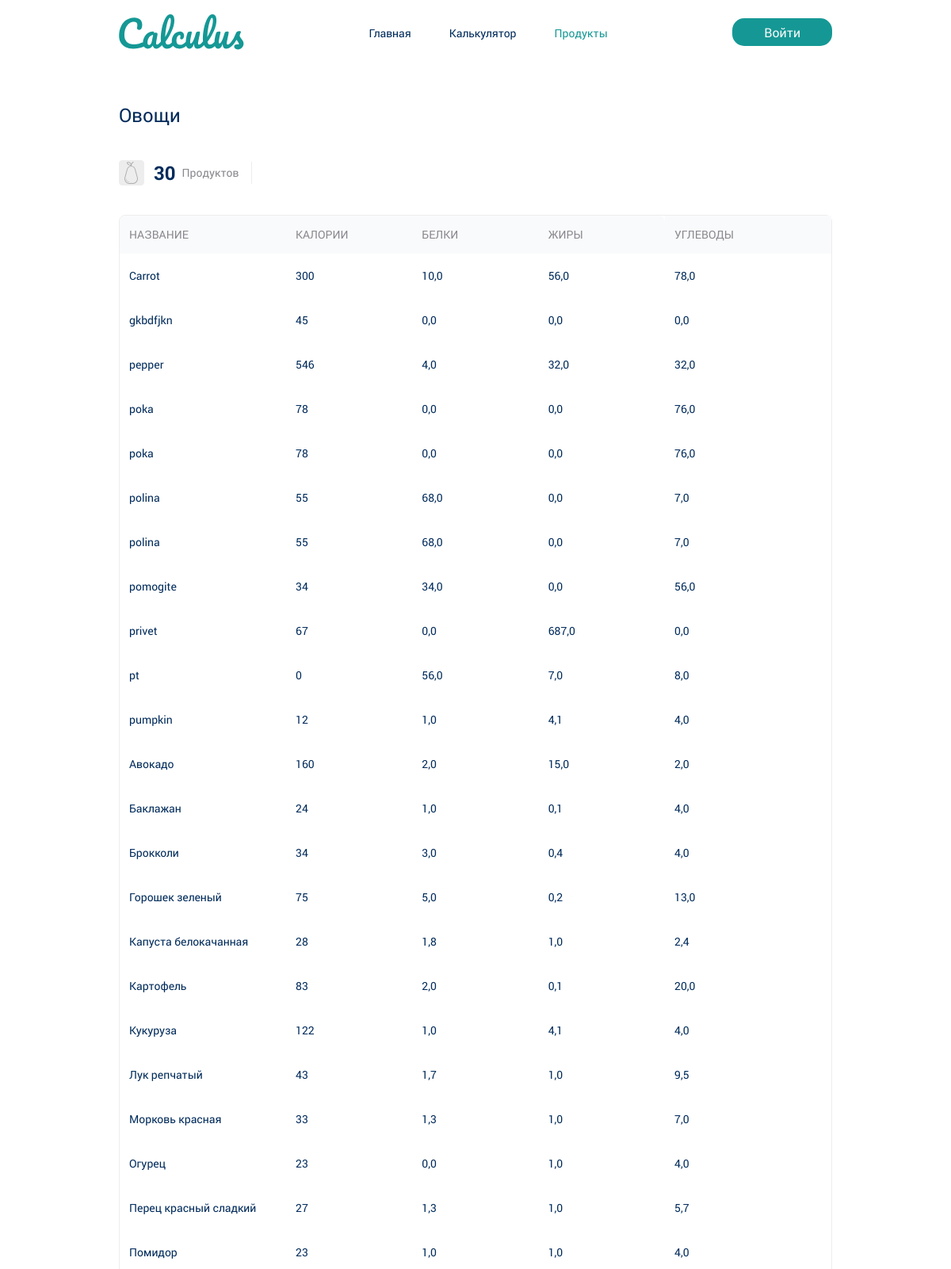
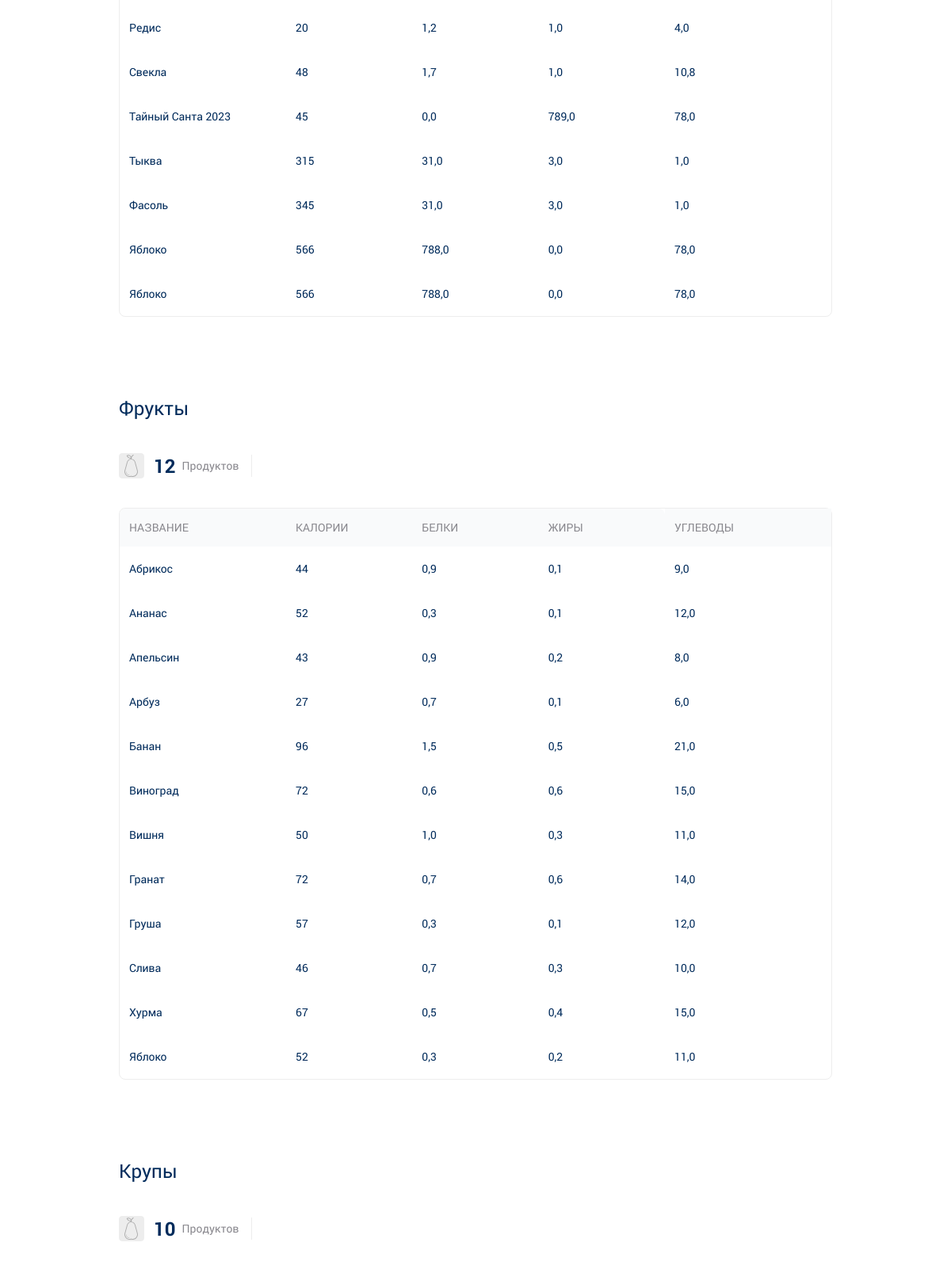
Screenshot of /products/ (upper part) with the database file from the repository (2 pictures, top to bottom).
### main/models.py (models this page shows, shortened)
class Vegetable(models.Model):
    name = models.CharField(max_length=200, verbose_name='Название')
    calories = models.IntegerField(verbose_name='Калории')
    proteins = models.FloatField(verbose_name='Белки')
    fats = models.FloatField(verbose_name='Жиры')
    carbohydrates = models.FloatField(verbose_name='Углеводы')
    history = HistoricalRecords()
    class Meta:
        verbose_name = 'Овощ'
        verbose_name_plural = 'Овощи'
        ordering = ['name']

class Fruit(models.Model):
    name = models.CharField(max_length=200, verbose_name='Название')
    calories = models.IntegerField(verbose_name='Калории')
    proteins = models.FloatField(verbose_name='Белки')
    fats = models.FloatField(verbose_name='Жиры')
    carbohydrates = models.FloatField(verbose_name='Углеводы')
    history = HistoricalRecords()
    class Meta:
        verbose_name = 'Фрукт'
        verbose_name_plural = 'Фрукты'
        ordering = ['name']

### main/views.py (the view)
# urls.py: path('products/', products, name='products'),
def products(request):
    vegetables = Vegetable.objects.all()
    fruits = Fruit.objects.all()
    grains = Grain.objects.all()
    meat = Meat.objects.all()
    context = get_context_data(title="Продукты", active_url='products', products=[
        {'title': 'Овощи', 'list': vegetables},
        {'title': 'Фрукты', 'list': fruits},
        {'title': 'Крупы', 'list': grains},
        {'title': 'Мясо', 'list': meat},
    ])
    return render(request, 'main/products.html', context)

### main/utils.py (called while the page is built)
def get_context_data(**kwargs):
    context = kwargs
    context['menu'] = menu
    return context

### main/templates/main/products.html
{% extends 'main/base.html' %}
{% load static %}
{% block content %}
<main>
    {% for product in products %}
        <section class="products">
            <div class='container'>
                <div class="products__title">{{ product.title }}</div>
                <div class="products__amount">
                    <div class="products__amount-img"><img src="{% static 'main/img/fruit.svg' %}" alt=""></div>
                    <div class="products__amount-num">{{ product.list.count }}</div>
                    <div class="products__amount-name">Продуктов</div>
                </div>
                <table class="products__table">
                    <thead class="products__table-head">
                        <tr class="products__table-row">
                            <th class="products__table-header">Название</th>
                            <th class="products__table-header">Калории</th>
                            <th class="products__table-header">Белки</th>
                            <th class="products__table-header">Жиры</th>
                            <th class="products__table-header">Углеводы</th>
                        </tr>
                    </thead>
                    <tbody class="products__table-body">
                        {% for item in product.list %}
                            <tr class="products__table-row">
                                <td class="products__table-cell">{{ item.name }}</td>
                                <td class="products__table-cell">{{ item.calories }}</td>
                                <td class="products__table-cell">{{ item.proteins }}</td>
                                <td class="products__table-cell">{{ item.fats }}</td>
                                <td class="products__table-cell">{{ item.carbohydrates }}</td>
                            </tr>
                        {% endfor %}
                    </tbody>
                </table>
            </div>
        </section>
    {% endfor %}
</main>
{% endblock %}

### rows the page displays
Vegetable: name "Carrot", calories "300", proteins "10,0", fats "56,0", carbohydrates "78,0"
Vegetable: name "gkbdfjkn", calories "45", proteins "0,0", fats "0,0", carbohydrates "0,0"
Vegetable: name "pepper", calories "546", proteins "4,0", fats "32,0", carbohydrates "32,0"
Vegetable: name "poka", calories "78", proteins "0,0", fats "0,0", carbohydrates "76,0"
Vegetable: name "poka", calories "78", proteins "0,0", fats "0,0", carbohydrates "76,0"
Vegetable: name "polina", calories "55", proteins "68,0", fats "0,0", carbohydrates "7,0"
Vegetable: name "polina", calories "55", proteins "68,0", fats "0,0", carbohydrates "7,0"
Vegetable: name "pomogite", calories "34", proteins "34,0", fats "0,0", carbohydrates "56,0"
Vegetable: name "privet", calories "67", proteins "0,0", fats "687,0", carbohydrates "0,0"
Vegetable: name "pt", calories "0", proteins "56,0", fats "7,0", carbohydrates "8,0"
Vegetable: name "pumpkin", calories "12", proteins "1,0", fats "4,1", carbohydrates "4,0"
Vegetable: name "Авокадо", calories "160", proteins "2,0", fats "15,0", carbohydrates "2,0"
Vegetable: name "Баклажан", calories "24", proteins "1,0", fats "0,1", carbohydrates "4,0"
Vegetable: name "Брокколи", calories "34", proteins "3,0", fats "0,4", carbohydrates "4,0"
Vegetable: name "Горошек зеленый", calories "75", proteins "5,0", fats "0,2", carbohydrates "13,0"
Vegetable: name "Капуста белокачанная", calories "28", proteins "1,8", fats "1,0", carbohydrates "2,4"
Vegetable: name "Картофель", calories "83", proteins "2,0", fats "0,1", carbohydrates "20,0"
Vegetable: name "Кукуруза", calories "122", proteins "1,0", fats "4,1", carbohydrates "4,0"
Vegetable: name "Лук репчатый", calories "43", proteins "1,7", fats "1,0", carbohydrates "9,5"
Vegetable: name "Морковь красная", calories "33", proteins "1,3", fats "1,0", carbohydrates "7,0"
Vegetable: name "Огурец", calories "23", proteins "0,0", fats "1,0", carbohydrates "4,0"
Vegetable: name "Перец красный сладкий", calories "27", proteins "1,3", fats "1,0", carbohydrates "5,7"
Vegetable: name "Помидор", calories "23", proteins "1,0", fats "1,0", carbohydrates "4,0"
Vegetable: name "Редис", calories "20", proteins "1,2", fats "1,0", carbohydrates "4,0"
Vegetable: name "Свекла", calories "48", proteins "1,7", fats "1,0", carbohydrates "10,8"
Vegetable: name "Тайный Санта 2023", calories "45", proteins "0,0", fats "789,0", carbohydrates "78,0"
Vegetable: name "Тыква", calories "315", proteins "31,0", fats "3,0", carbohydrates "1,0"
Vegetable: name "Фасоль", calories "345", proteins "31,0", fats "3,0", carbohydrates "1,0"
Vegetable: name "Яблоко", calories "566", proteins "788,0", fats "0,0", carbohydrates "78,0"
Vegetable: name "Яблоко", calories "566", proteins "788,0", fats "0,0", carbohydrates "78,0"
Fruit: name "Абрикос", calories "44", proteins "0,9", fats "0,1", carbohydrates "9,0"
Fruit: name "Ананас", calories "52", proteins "0,3", fats "0,1", carbohydrates "12,0"
Fruit: name "Апельсин", calories "43", proteins "0,9", fats "0,2", carbohydrates "8,0"
Fruit: name "Арбуз", calories "27", proteins "0,7", fats "0,1", carbohydrates "6,0"
Fruit: name "Банан", calories "96", proteins "1,5", fats "0,5", carbohydrates "21,0"
Fruit: name "Виноград", calories "72", proteins "0,6", fats "0,6", carbohydrates "15,0"
Fruit: name "Вишня", calories "50", proteins "1,0", fats "0,3", carbohydrates "11,0"
Fruit: name "Гранат", calories "72", proteins "0,7", fats "0,6", carbohydrates "14,0"
Fruit: name "Груша", calories "57", proteins "0,3", fats "0,1", carbohydrates "12,0"
Fruit: name "Слива", calories "46", proteins "0,7", fats "0,3", carbohydrates "10,0"
Fruit: name "Хурма", calories "67", proteins "0,5", fats "0,4", carbohydrates "15,0"
Fruit: name "Яблоко", calories "52", proteins "0,3", fats "0,2", carbohydrates "11,0"

### other values shown
{{ menu_item.title }} "Главная" "Калькулятор"
{{ menu_item.title }} "Продукты"
{{ product.title }} "Овощи" "Фрукты" "Крупы"
{{ product.list.count }} "30" "12" "10"
